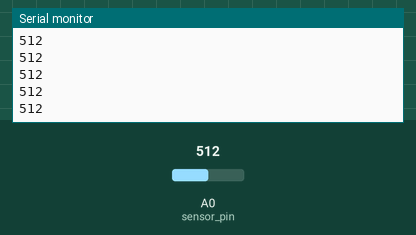
Bench run of a sketch on a simulated Arduino Uno, built with avr-gcc and run on an emulated ATmega328P. Shown: the last lines printed to the serial monitor. The inputs (shaded band) are chosen by the test bench; at power-on: A0 (sensor_pin) = 512.

Above: at 1.2 s.
1.3 s: A0 (sensor_pin) set to 716
At 2.4 s:
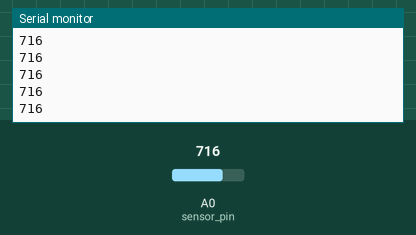
2.8 s: A0 (sensor_pin) set to 900
At 3.4 s:
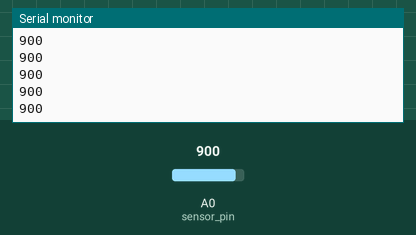
Timing chart, 0 to 5.8 s (numbered marks = the images above; inputs shaded):
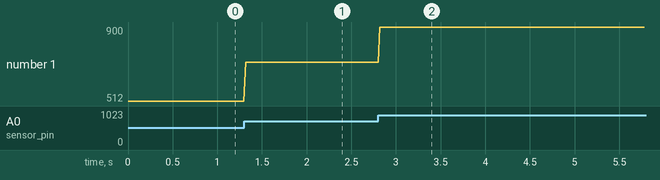

The sketch:

basic1_mic_sensing.ino
```cpp
int sensor_pin = 0;

void setup()
{
  Serial.begin(9600);
}

void loop()
{
  int value = analogRead(sensor_pin);
  Serial.println(value);
  delay(20);
}
```

Measured:
- after the input at 1.3 s, the serial monitor: prints a new line at once (image 1)
- after the input at 2.8 s, the serial monitor: prints a new line at once (image 2)
- plotted number 1: 512 → 716 after the input at 1.3 s, 716 → 900 after the input at 2.8 s
